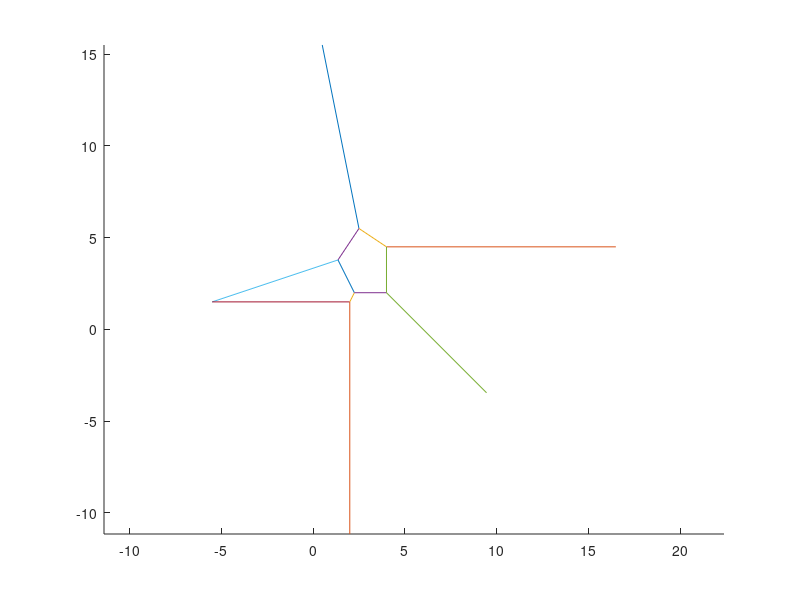

Write the MATLAB code that produced this figure. (Note: this script raises an error after producing the figure.)
close all; clear; clc;

pts = [0 5; 1 1; 1 2; 3 1; 3 3; 5 3; 5 6];
% pts = [1 1; 1 2; 3 1; 3 3];

%find the voronoi path
axis equal;
hold on;
[vorx vory] = voronoi(pts(:,1),pts(:,2));
plot(vorx,vory);

vx=zeros(1,size(vorx,2)-1);
vy=zeros(1,size(vory,2)-1);
index=1;

%find all different points on voronoi path
for i=1:size(vorx,2)
    if isempty( intersect(find(vx==vorx(1,i)), find(vy==vory(1,i))) )
        vx(index) = vorx(1,i);
        vy(index) = vory(1,i);
        index = index + 1;
    end
    if isempty( intersect(find(vx==vorx(2,i)), find(vy==vory(2,i))) )
        vx(index) = vorx(2,i);
        vy(index) = vory(2,i);
        index = index + 1;
    end
end

costmat = inf(length(vx));
for i=1:length(vx)
    costmat(i,i) = 0;
end
%setup the cost map between points
for i=1:size(vorx,2)
    f = intersect(find(vx==vorx(1,i)), find(vy==vory(1,i)));
    s = intersect(find(vx==vorx(2,i)), find(vy==vory(2,i)));
    dist = sqrt((vx(f)-vx(s))^2 + (vy(f)-vy(s))^2);
    costmat(f,s) = dist;
    costmat(s,f) = dist;
end





pnt = [0 0];%is the point
close all;
dist = inf;
node = [];

for i=1:size(vorx,2)
    Ax=vorx(1,i);
    Ay=vory(1,i);
    Bx=vorx(2,i);
    By=vory(2,i);
    Cx=pnt(1);
    Cy=pnt(2);
    
    
    [dst,Px,Py,r] = point2LineSegment(Ax,Ay,Bx,By,Cx,Cy,0,0);
    
    if dst<dist
        dist = dst;
        minr = r;
        if r<0
            node = [Ax Ay];
        elseif r>1
            node = [Bx By];
        else
            if ((Px-Ax)^2+(Py-Ay)^2) < ((Px-Bx)^2+(Py-By)^2) %A is closer
                node = [Ax Ay];
            else
                node = [Bx By];
            end
        end
    end
end

start = intersect(find(vx==node(1)), find(vy==node(2)));


pnt = [5 5];%is the point
dist = inf;
node = [];

for i=1:size(vorx,2)
    Ax=vorx(1,i);
    Ay=vory(1,i);
    Bx=vorx(2,i);
    By=vory(2,i);
    Cx=pnt(1);
    Cy=pnt(2);
    
    
    [dst,Px,Py,r] = point2LineSegment(Ax,Ay,Bx,By,Cx,Cy,0,0);
    
    if dst<dist
        dist = dst;
        minr = r;
        if r<0
            node = [Ax Ay];
        elseif r>1
            node = [Bx By];
        else
            if ((Px-Ax)^2+(Py-Ay)^2) < ((Px-Bx)^2+(Py-By)^2) %A is closer
                node = [Ax Ay];
            else
                node = [Bx By];
            end
        end
    end
end

finish = intersect(find(vx==node(1)), find(vy==node(2)));
hold on;
plot(vx(start),vy(start),'ko','LineWidth',4);
plot(vx(finish),vy(finish),'ko','LineWidth',4);
disp(['Start: ' num2str(start)]);
disp(['Finish: ' num2str(finish)]);





%find the dijkstra shortest path
[path,cost] = dijkstra(costmat,start,finish);
for i=1:length(path)-1
    plot([vx(path(i)) vx(path(i+1))],[vy(path(i)) vy(path(i+1))],'k','LineWidth',3);
end


% for i=1:size(vorx,2)
%     hold on;
%     axis equal;
%     Ax=vorx(1,i);
%     Ay=vory(1,i);
%     Bx=vorx(2,i);
%     By=vory(2,i);
%     Cx=pnt(1);
%     Cy=pnt(2);
%     
% %     Let the point be C (Cx,Cy) and the line be AB (Ax,Ay) to (Bx,By)
% %     Let P be the point of perpendicular projection of C on AB.  The parameter
% %     r, which indicates P's position along AB, is computed by the dot product
% %     of AC and AB divided by the square of the length of AB:
%     %length of line
%     L = sqrt((Bx-Ax)^2 + (By-Ay)^2);
% %            AC dot AB
% %         r = --------- 
% %             ||AB||^2
% % 
% %         r has the following meaning:
% % 
% %             r=0      P = A
% %             r=1      P = B
% %             r<0      P is on the backward extension of AB
% %             r>1      P is on the forward extension of AB
% %             0<r<1    P is interior to AB
%     r = ((Cx-Ax)*(Bx-Ax) + (Cy-Ay)*(By-Ay)) / L^2;
%     
%     Px = Ax + r*(Bx-Ax);
%     Py = Ay + r*(By-Ay);
%     
%     %plot the points
%     plot([Ax Bx],[Ay By]);
%     plot(Cx,Cy,'r.');
%     plot(Px,Py,'g.');
%     text(Ax,Ay,'A');
%     text(Bx,By,'B');
%     
%     if r<0
%         dst = sqrt((Cx-Ax)^2 + (Cy-Ay)^2);
%         disp(['r: ' num2str(r) '  -> left of A  and dist: ' num2str(dst)]);
%     elseif r>1
%         dst = sqrt((Cx-Bx)^2 + (Cy-By)^2);
%         disp(['r: ' num2str(r) '  -> right of B  and dist: ' num2str(dst)]);
%     else
%         dst = sqrt((Cx-Px)^2 + (Cy-Py)^2);
%         disp(['r: ' num2str(r) '  -> inside of AB  and dist: ' num2str(dst)]);
%     end
%     
%     waitforbuttonpress;
% %     clf('reset');
% end
